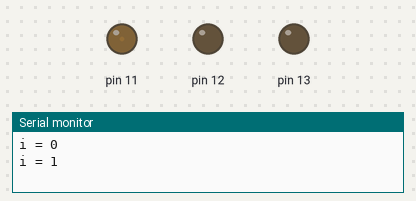
A sketch run on a simulated Arduino Uno, built with avr-gcc and run on an emulated ATmega328P. Parts: output pins drawn as LEDs (lit = HIGH), the last lines printed to the serial monitor.

Above: at 0.05 s.
At 3.3 s:
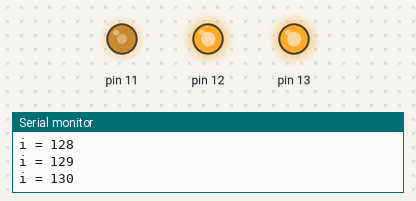
At 4.8 s:
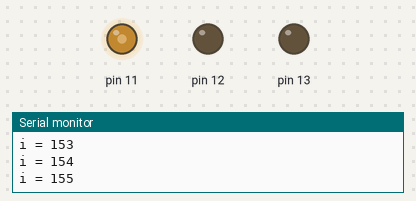
At 6.6 s:
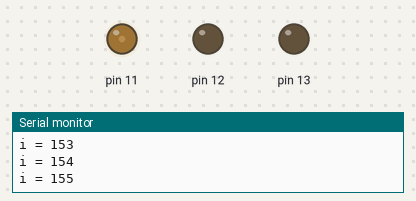
Timing chart, 0 to 10.2 s (numbered marks = the images above):
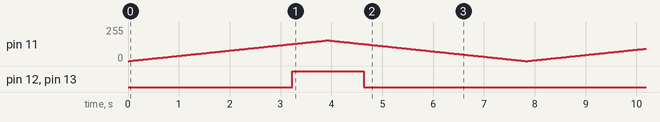

The sketch:

ex11.ino
```cpp
void setup() { Serial.begin(9600);  }
void loop() {
    for(int i = 0; i < 156; i++){ // 점점 밝아지게
      Serial.print("i = ");
      Serial.println(i);
      analogWrite(11, i);
      analogWrite(12, i);
      analogWrite(13, i);
      delay(25);
    }
    for(int i = 155; i > -1; i--){ // 점점 어두워지게
      analogWrite(11, i);
      analogWrite(12, i);
      analogWrite(13, i);
      delay(25);
    }
}
```

Measured:
- by itself, pin 12, pin 13: alternates HIGH for 1.4 s and LOW for 6.4 s
